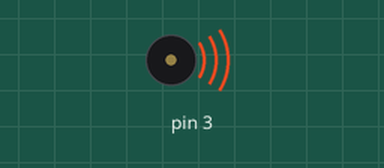
A sketch run on a simulated Arduino Uno, built with avr-gcc and run on an emulated ATmega328P. Shown: buzzer (waves = sounding).

Above: at 0.05 s.
Timing chart, 0 to 3.0 s (numbered marks = the images above):
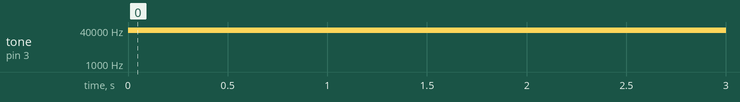

Measured:
- by itself, tone on pin 3: silent → 40000 Hz at 0.00 s

The sketch:

ASK_tx.ino
```cpp
void setup()
{
    Serial.begin(115200);
    pinMode(3,OUTPUT);
}


void loop()
{
  byte HS;

  for(int i=0;i<8;i++){ //HS選び
    switch (i){
      case 0:
        HS = B00000000;
        break;
      case 1:
        HS = B00000001;
        break;
      case 2:
        HS = B00000010;
        break;
      case 3:
        HS = B00000011;
        break;
      case 4:
        HS = B00000100;
        break;
      case 5:
        HS = B00000101;
        break;
      case 6:
        HS = B00000110;
        break;
      case 7:
        HS = B00000111;
        break;
    }
    tone(3,40000);  //ストップビット
    delay(10);
    noTone(4);  //スタートビット

    for(int pos=0;pos<3;pos++){ //信号送信
      boolean b;
      b = bitRead(HS,2-pos);
      if(b) {
        tone(3,40000);
        delay(2);
      }
      else{
        noTone(3);
        delay(2);
      }
    }
  }
}
```
